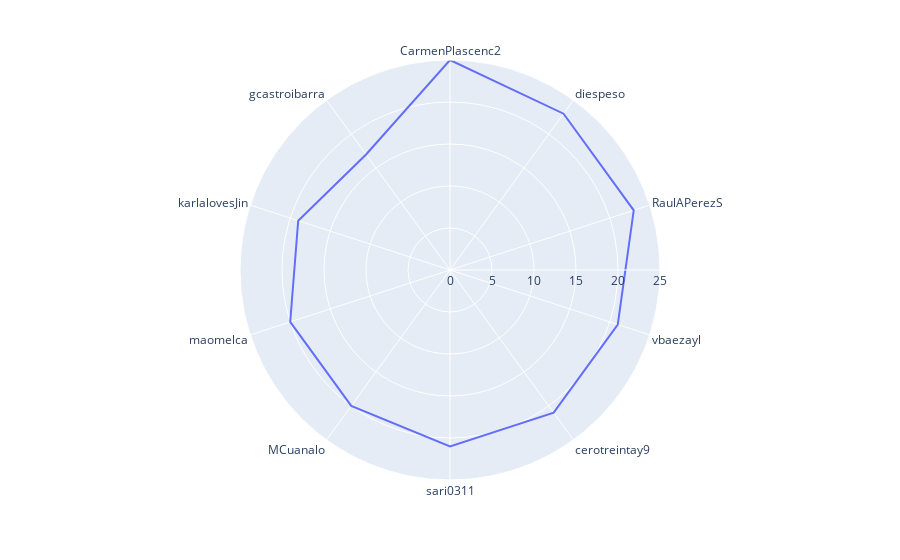

Notebook source saved alongside this figure:
### Code cell
radar(aparicion_usuario[:10], usuario[:10], names=['Apariciones', 'Usuario-Activo'])

### Figure 1 — Plotly figure (JSON) as saved in the notebook; plotly's stock layout.template omitted (floating-point values rounded to 4 significant figures)
{"data": [{"hovertemplate": "Apariciones=%{r}<br>Usuario-Activo=%{theta}<extra></extra>", "legendgroup": "", "line": {"color": "#636efa", "dash": "solid"}, "mode": "lines", "name": "", "r": [25, 23, 23, 21, 21, 21, 20, 20, 19, 17, 25], "showlegend": false, "subplot": "polar", "theta": ["CarmenPlascenc2", "diespeso", "RaulAPerezS", "vbaezayl", "cerotreintay9", "sari0311", "MCuanalo", "maomelca", "karlalovesJin", "gcastroibarra", "CarmenPlascenc2"], "type": "scatterpolar"}], "layout": {"legend": {"tracegroupgap": 0}, "margin": {"t": 60}, "polar": {"angularaxis": {"direction": "clockwise", "rotation": 90}, "domain": {"x": [0, 1], "y": [0, 1]}}}}
